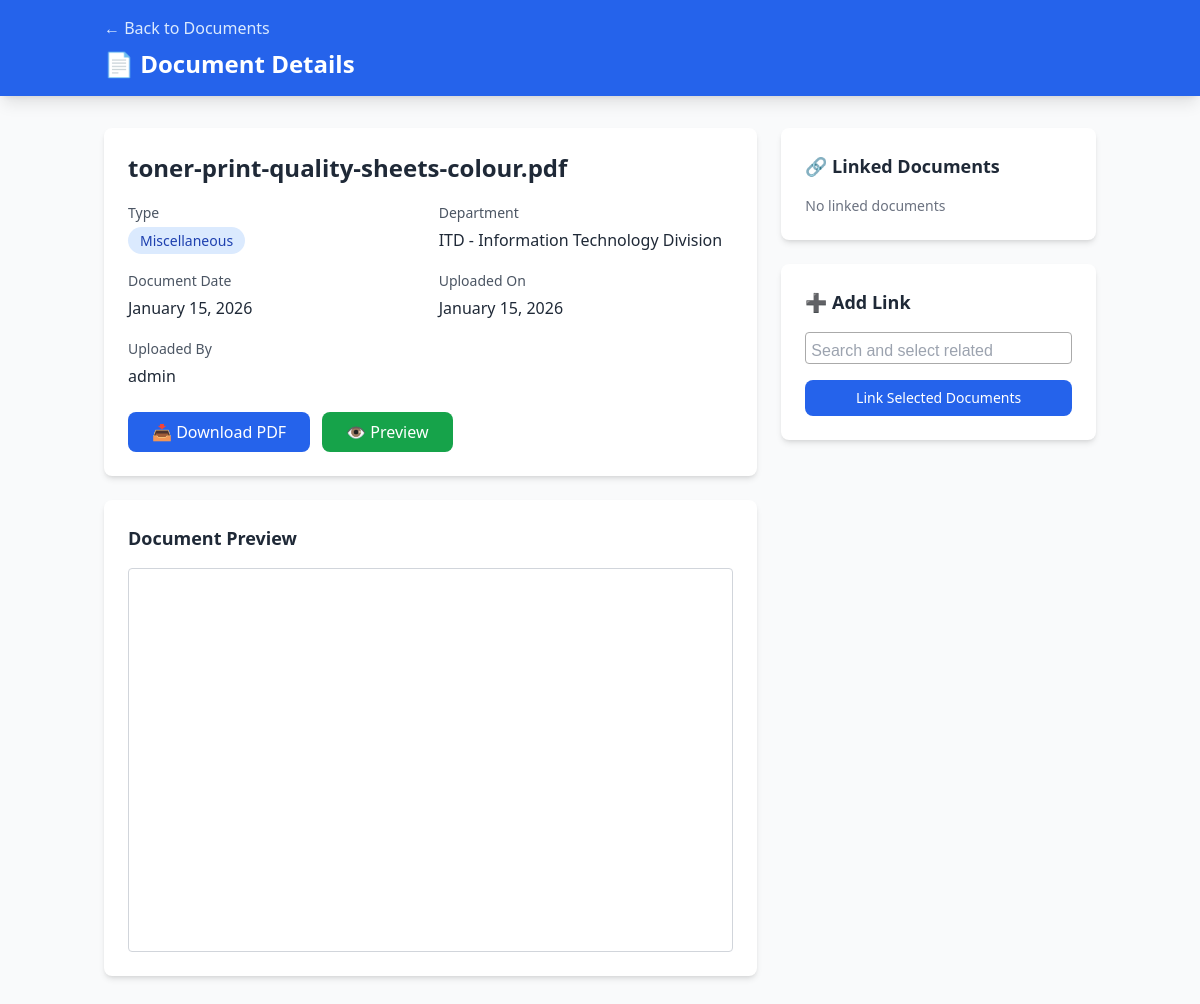
The app's page /document/1 (signed in) with its own data.
### app.py (models this page shows)
class Document(db.Model):
    id = db.Column(db.Integer, primary_key=True)
    filename = db.Column(db.String(255), nullable=False)
    original_filename = db.Column(db.String(255), nullable=False)
    doc_type = db.Column(db.String(50), nullable=False)
    department = db.Column(db.String(100), nullable=False)
    doc_date = db.Column(db.Date, nullable=False)
    upload_date = db.Column(db.DateTime, default=datetime.utcnow)
    description = db.Column(db.Text)
    uploaded_by = db.Column(db.Integer, db.ForeignKey('user.id'))
    uploader = db.relationship('User', backref='documents')
    linked_from = db.relationship('DocumentLink', foreign_keys='DocumentLink.target_doc_id', backref='target_document')
    linked_to = db.relationship('DocumentLink', foreign_keys='DocumentLink.source_doc_id', backref='source_document')

class User(UserMixin, db.Model):
    id = db.Column(db.Integer, primary_key=True)
    username = db.Column(db.String(80), unique=True, nullable=False)
    password_hash = db.Column(db.String(255), nullable=False)
    role = db.Column(db.String(20), nullable=False, default='user')  # admin, user
    department = db.Column(db.String(100))
    created_at = db.Column(db.DateTime, default=datetime.utcnow)

### app.py (the view)
@app.route('/document/<int:doc_id>')
@login_required
def view_document(doc_id):
    document = Document.query.get_or_404(doc_id)
    all_documents = Document.query.order_by(Document.upload_date.desc()).all()
    return render_template("DOCUMENT_VIEW_TEMPLATE.html", document=document, all_documents=all_documents)

### app.py (called while the page is built)
@login_manager.user_loader
def load_user(user_id):
    return User.query.get(int(user_id))

### templates/DOCUMENT_VIEW_TEMPLATE.html (shortened to what this page needs)
<!DOCTYPE html>
<html lang="en">
<head>
    <script src="https://cdn.tailwindcss.com"></script>
    <link href="https://cdn.jsdelivr.net/npm/flowbite@2.5.2/dist/flowbite.min.css" rel="stylesheet" />
    <link href="https://cdn.jsdelivr.net/npm/select2@4.1.0-rc.0/dist/css/select2.min.css" rel="stylesheet" />
</head>
<body class="bg-gray-50">
    <nav class="bg-blue-600 text-white shadow-lg">
        <div class="container mx-auto px-4 py-4">
            <a href="{{ url_for('index') }}" class="text-blue-100 hover:text-white">&larr; Back to Documents</a>
            <h1 class="text-2xl font-bold mt-2">📄 Document Details</h1>
        </div>
    </nav>
    <div class="container mx-auto px-4 py-8">
        <div class="grid md:grid-cols-3 gap-6">
            <div class="md:col-span-2">
                <div class="bg-white rounded-lg shadow-md p-6 mb-6">
                    <h2 class="text-2xl font-bold text-gray-800 mb-4">{{ document.original_filename }}</h2>
                    <div class="grid md:grid-cols-2 gap-4 mb-6">
                        <div>
                            <label class="text-sm font-medium text-gray-600">Type</label>
                            <div class="mt-1">
                                <span class="px-3 py-1 bg-blue-100 text-blue-800 rounded-full text-sm font-medium">
                                    {{ document.doc_type }}
                                </span>
                            </div>
                        </div>
                        <div>
                            <label class="text-sm font-medium text-gray-600">Department</label>
                            <div class="mt-1 text-gray-800">{{ document.department }}</div>
                        </div>
                        <div>
                            <label class="text-sm font-medium text-gray-600">Document Date</label>
                            <div class="mt-1 text-gray-800">{{ document.doc_date.strftime('%B %d, %Y') }}</div>
                        </div>
                        <div>
                            <label class="text-sm font-medium text-gray-600">Uploaded On</label>
                            <div class="mt-1 text-gray-800">{{ document.upload_date.strftime('%B %d, %Y') }}</div>
                        </div>
                        <div>
                            <label class="text-sm font-medium text-gray-600">Uploaded By</label>
                            <div class="mt-1 text-gray-800">{{ document.uploader.username if document.uploader else 'N/A' }}</div>
                        </div>
                    </div>
                    <div class="flex gap-3">
                        <a href="{{ url_for('download', doc_id=document.id) }}"
                           class="bg-blue-600 text-white px-6 py-2 rounded-lg hover:bg-blue-700 transition font-medium">
                            📥 Download PDF
                        </a>
                        <a href="{{ url_for('preview', doc_id=document.id) }}" target="_blank"
                           class="bg-green-600 text-white px-6 py-2 rounded-lg hover:bg-green-700 transition font-medium">
                            👁️ Preview
                        </a>
                    </div>
                </div>
                <div class="bg-white rounded-lg shadow-md p-6">
                    <h3 class="text-lg font-semibold text-gray-800 mb-4">Document Preview</h3>
                    <iframe src="{{ url_for('preview', doc_id=document.id) }}"
                            class="w-full h-96 border border-gray-300 rounded"></iframe>
                </div>
            </div>
            <div>
                <div class="bg-white rounded-lg shadow-md p-6 mb-6">
                    <h3 class="text-lg font-semibold text-gray-800 mb-4">🔗 Linked Documents</h3>
                    {% if not document.linked_to and not document.linked_from %}
                    <p class="text-gray-500 text-sm">No linked documents</p>
                    {% endif %}
                </div>
                <div class="bg-white rounded-lg shadow-md p-6">
                    <h3 class="text-lg font-semibold text-gray-800 mb-4">➕ Add Link</h3>
                    <form method="POST" action="{{ url_for('add_link', doc_id=document.id) }}">
                        <button type="submit"
                                class="w-full bg-blue-600 text-white px-4 py-2 rounded-lg hover:bg-blue-700 transition text-sm font-medium mt-4">
                            Link Selected Documents
                        </button>
                    </form>
                </div>
            </div>
        </div>
    </div>
</body>
</html>

### records on screen
Document: original_filename "toner-print-quality-sheets-colour.pdf", doc_type "Miscellaneous", department "ITD - Information Technology Division", doc_date "January 15, 2026", upload_date "January 15, 2026"
User: uploader "admin"
